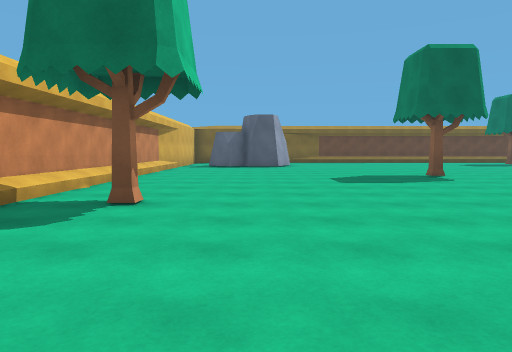
View 1 (above)

21 first-person views from a walk through a Unity game level. The camera is 1.3 m above the floor, tilts 4° down and sees 70° across. The floor is counted in squares, 2 m on a side. Each view is taken from the middle of a square. On the plan, view 1 faces up. The plan holds only what a view shows up to about 11 squares ahead; the rest is blank. The player is left out.

View 2
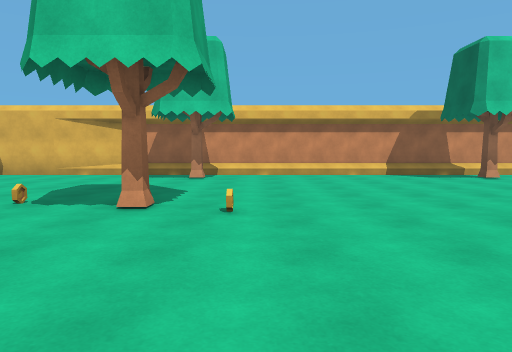

View 3
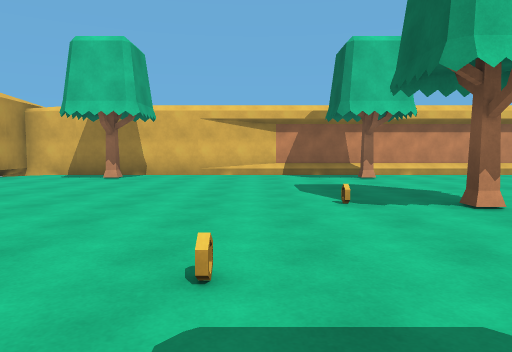

View 4
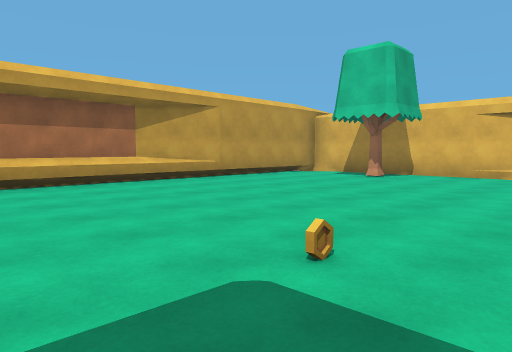

View 5
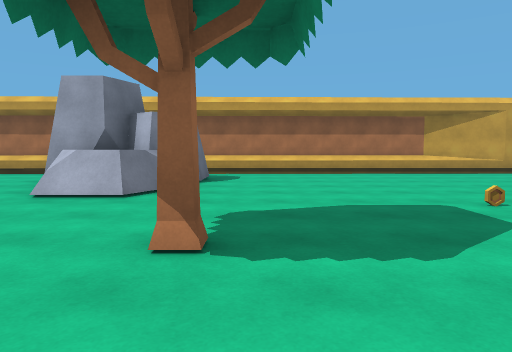

View 6
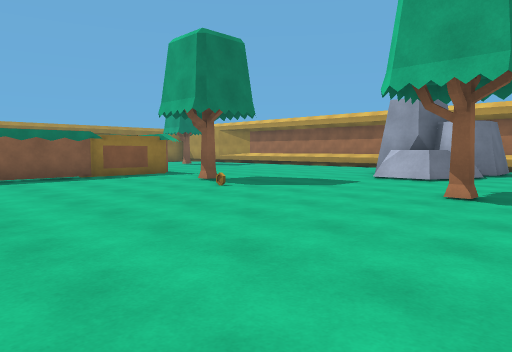

View 7
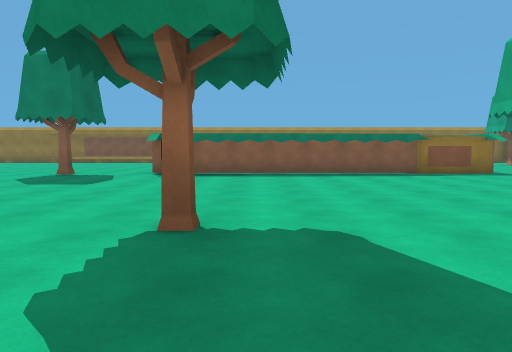

View 8
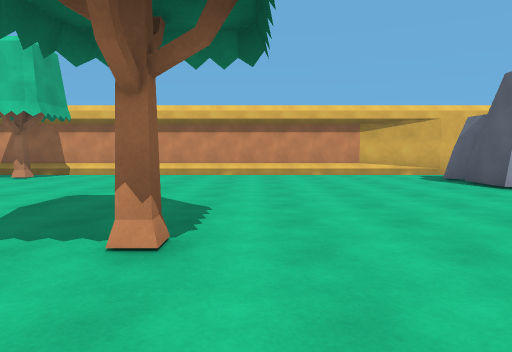

View 9
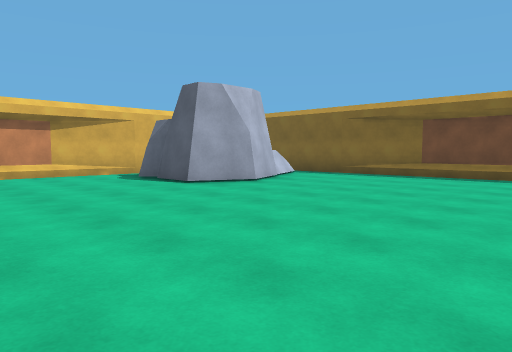

View 10
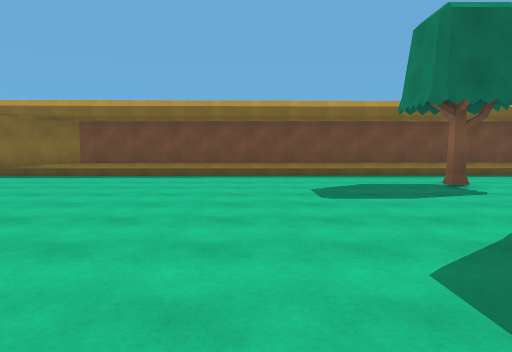

View 11
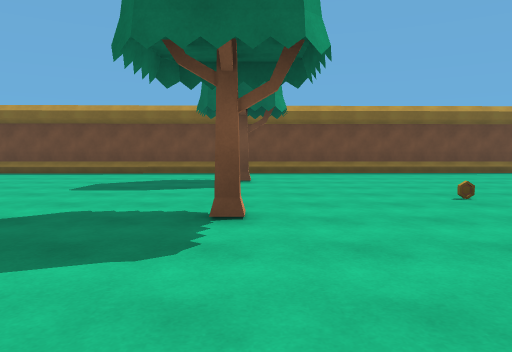

View 12
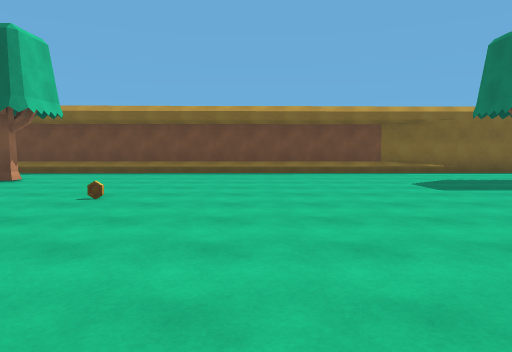

View 13
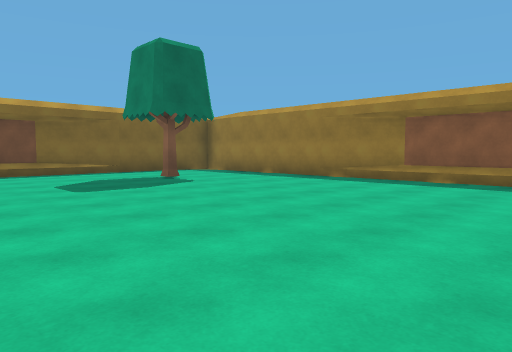

View 14
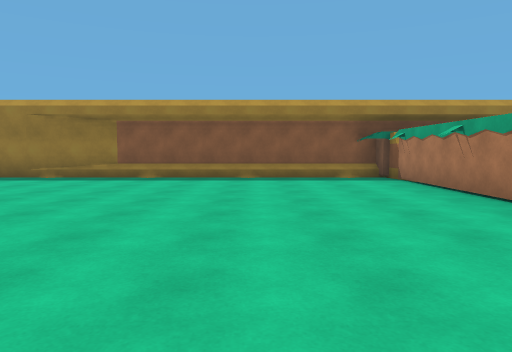

View 15
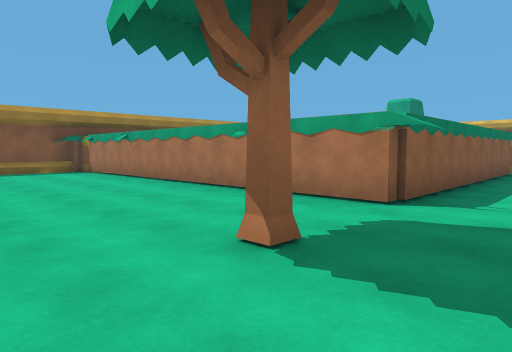

View 16
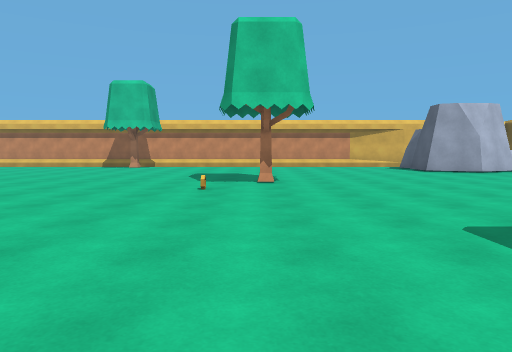

View 17
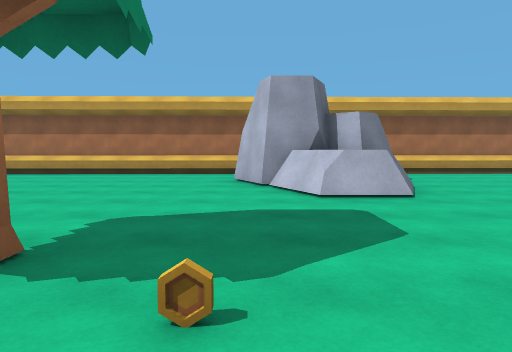

View 18
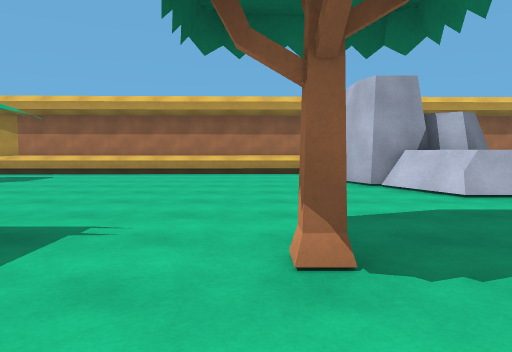

View 19
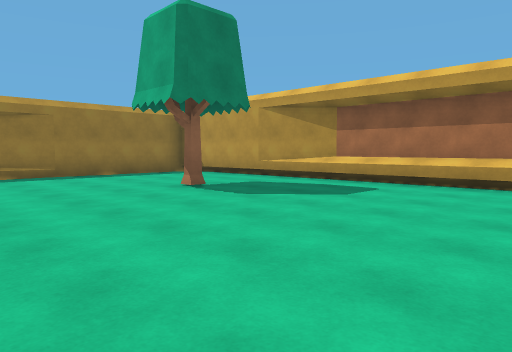

View 20
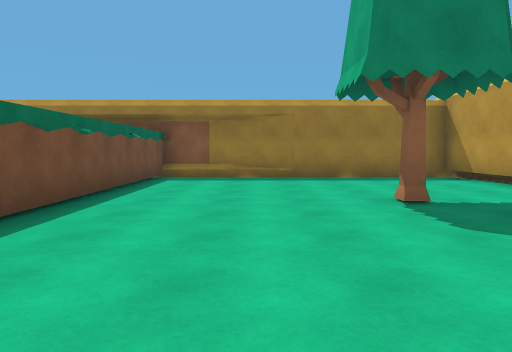

View 21
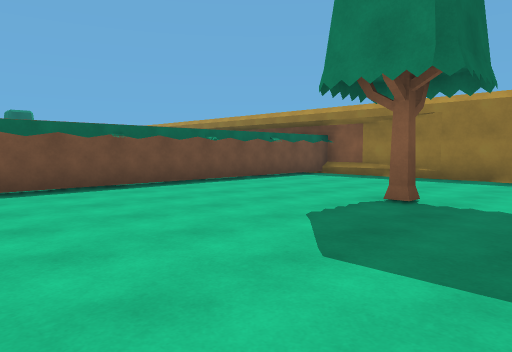

### Floor plan
Key: @ floor where view 1 was taken; # wall or solid block; x gap in a wall; . floor; / step, stairs or slope; = window, fence, low wall or low ledge; ^ raised ledge; T tree; C coin; O other object.
Columns run from 4 left of view 1 to 27 right of it. Each row starts with its distance up from view 1.
 20      #########################
 19     .........................
 18     #.........................
 17     ^...........T..........T..
 16 #/   #.........................#
 15 #//###.........................#
 14 #/./...............C........../#
 13 #/..............T............./#
 12 #/............................/#
 11 #/............................/#
 10 #/............................/#
  9 #/.......T....... ............/#
  8 #/........O..... ...T........./#
  7 #/............................/#
  6 #/............................##
  5 #/T.................###########
  4 #x........ ..T......#
  3 #/....... ..........#
  2 #/......   .........#
  1 #/........ .........#
  0 #/..@...............#
 -1 #/.....C............##
 -2 #/T....T........C....#
 -3 #/..........T.....T..###########
 -4 #/.....C.......................#
 -5 #/.......C.....................#
 -6 #/............#=...............#
 -7 #.............^^...............#
 -8 #.T...........###.........T....#
 -9 #.............###..............#
-10 #.............   ..............#
-11 ##...........^  ^^##############
-12  #############

Positions as (right, up) in squares from view 1, and headings:
1: (0, 0), facing up
2: (7, -1), facing left
3: (7, -5), facing left
4: (7, -4), facing down-left
5: (8, -1), facing down
6: (7, 2), facing down-right
7: (6, 3), facing right
8: (7, 10), facing left
9: (7, 10), facing up-left
10: (8, 10), facing up
11: (12, 9), facing up
12: (17, 9), facing up
13: (18, 9), facing up-right
14: (17, 9), facing right
15: (14, 10), facing down-right
16: (12, 9), facing left
17: (12, -1), facing down
18: (14, -1), facing down
19: (16, -4), facing down-right
20: (17, -6), facing right
21: (17, -10), facing up-right
